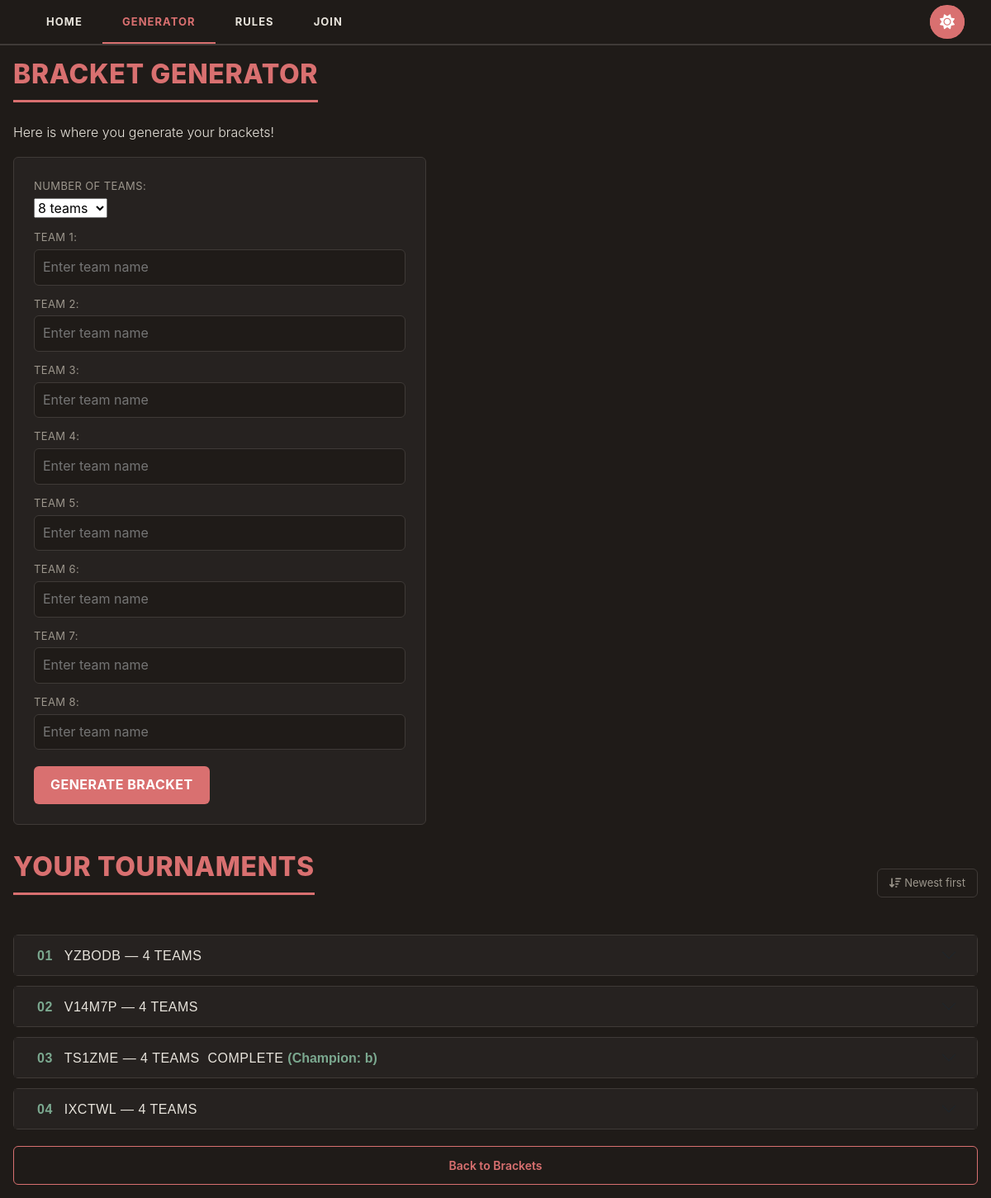
Screenshot of /bracket with the database file from the repository.
### app.py (models this page shows)
class Bracket(db.Model):
    __tablename__ = 'teams'
    id = db.Column(db.Integer, primary_key=True)
    name = db.Column(db.String(100), nullable=False)
    seed = db.Column(db.Integer, nullable=False)
    access_code = db.Column(db.String(6), nullable=True)

### app.py (the view)
@app.route("/bracket")
def bracket():
    sort_order = request.args.get('sort', 'desc')
    return render_template(
        'bracket.html',
        teams=[],
        rounds=[],
        num_teams=0,
        allowed_sizes=ALLOWED_SIZES,
        final_match=None,
        pending_teams=[],
        reshuffle_round=None,
        code = None,
        is_creator=False,
        tournaments=get_all_tournaments(newest_first=(sort_order == 'desc')),
        sort_order=sort_order
    )

### app.py (called while the page is built)
def round_label(round_num, total_rounds, num_teams):
    if round_num == total_rounds:
        return "Final"
    if round_num == total_rounds - 1:
        return "Semifinals"
    if round_num == total_rounds - 2:
        return "Quarterfinals"
    participants = num_teams // (2 ** (round_num - 1))
    return f"Round of {participants}"

### templates/bracket.html (shortened to what this page needs)
{% extends 'base.html' %}
{% block content %}
{% if code %}
<h1>Edit Your Tournament</h1>
<div class="code-badge">
    <div class="code-badge-content">
        <div class="code-badge-info">
            <h3>Access Code:</h3>
            <div class="code-badge-code">{{ code }}</div>
            <button onclick="navigator.clipboard.writeText('{{ code }}')">Copy Code</button>
            <div class="code-badge-description">Share this code with others to allow them to view your bracket.</div>
        </div>
    </div>
</div>
{% else %}
<h1>Bracket Generator</h1>
<p>Here is where you generate your brackets!</p>
<form action="/setup" method="POST" class="setup-form" id="setup-form">
    <div class="setup-field">
        <label for="team_count">Number of teams:</label>
        <select id="team_count" name="team_count">
            {% for size in allowed_sizes %}
            <option value="{{ size }}" {% if size == 8 %}selected{% endif %}>{{ size }} teams</option>
            {% endfor %}
        </select>
    </div>
    {% for i in range(1, 17) %}
    <div class="setup-field team-input" data-team-index="{{ i }}">
        <label for="team{{ i }}">Team {{ i }}:</label>
        <input type="text" id="team{{ i }}" name="team{{ i }}" placeholder="Enter team name">
    </div>
    {% endfor %}
    <button type="submit" class="setup-submit">Generate Bracket</button>
</form>
{% endif %}
{% if tournaments %}
<div class="tournament-header" id="your-tournaments">
    <h1>Your Tournaments</h1>
    <a href="{{ url_for(request.endpoint, code=code, sort='asc' if sort_order == 'desc' else 'desc') }}" class="sort-toggle-btn">
        {% if sort_order == 'desc' %}
            <i class="fa-solid fa-arrow-down-wide-short"></i> Newest first
        {% else %}
            <i class="fa-solid fa-arrow-up-wide-short"></i> Oldest first
        {% endif %}
    </a>
</div>
<div class="accordion accordion-v2" id="tournamentAccordion">
    {% for t in tournaments %}
    <div class="accordion-item">
        <h2 class="accordion-header">
            <button class="accordion-button collapsed" type="button" data-num="{{ '%02d' % loop.index }}" data-bs-toggle="collapse" data-bs-target="#tournament-{{ t.code }}" aria-controls="tournament-{{ t.code }}">
                {{ t.code }}&nbsp;&mdash;&nbsp;{{ t.num_teams }} teams
                {% if t.is_complete %}
                &nbsp;<span class="tournament-status complete">Complete</span>
                    &nbsp;<span class="tournament-champion-tag">(Champion: {{ t.final_match.winner.name }})</span>
                {% endif %}
            </button>
        </h2>
    </div>
    {% endfor %}
</div>
{% endif %}
<div class="bracket-actions">
    <a href="{{ url_for('bracket')}}" class="btn btn-secondary">Back to Brackets</a>
</div>
{% endblock %}

### templates/base.html (shortened to what this page needs)
<!DOCTYPE html>
<html lang="en">
<head>
    <link href="https://cdn.jsdelivr.net/npm/bootstrap@5.3.8/dist/css/bootstrap.min.css" rel="stylesheet">
    <link rel="stylesheet" href="https://cdnjs.cloudflare.com/ajax/libs/font-awesome/6.4.0/css/all.min.css">
    <link rel="stylesheet" href="{{ url_for('static', filename='style.css') }}">
</head>
<body>
    <nav>
        <ul class="nav-links">
            <li><a href="{{ url_for( 'index' )}}"{% if request.endpoint == 'index' %} class="active"{% endif %}>Home</a></li>
            <li><a href="{{ url_for('bracket')}}"{% if request.endpoint == 'bracket' %} class="active"{% endif %}>Generator</a></li>
            <li><a href="{{ url_for('rules')}}"{% if request.endpoint == 'rules' %} class="active"{% endif %}>Rules</a></li>
            <li><a href="{{ url_for('join_bracket')}}"{% if request.endpoint == 'join_bracket' %} class="active"{% endif %}>Join</a></li>
        </ul>
        <div class="theme-button-wrapper" id="theme-toggle">
           <button class="theme-icon-btn" id="icon-btn" onclick="toggleExpand()">
                <i class="fa-solid fa-sun"></i>
            </button>
        </div>
    </nav>
    <div class="container">
    {% block content %}
    {% endblock %}
    </div>
</body>
</html>

### rows the page displays
Bracket: code "YZBODB", num_teams "4"
Bracket: code "V14M7P", num_teams "4"
Bracket: code "TS1ZME", num_teams "4", final_match.winner.name "b"
Bracket: code "IXCTWL", num_teams "4"

### other values shown
{{ i }} "1" "2" "3" "4" "5" "6" "7" "8"
form field team_count "8 teams"
